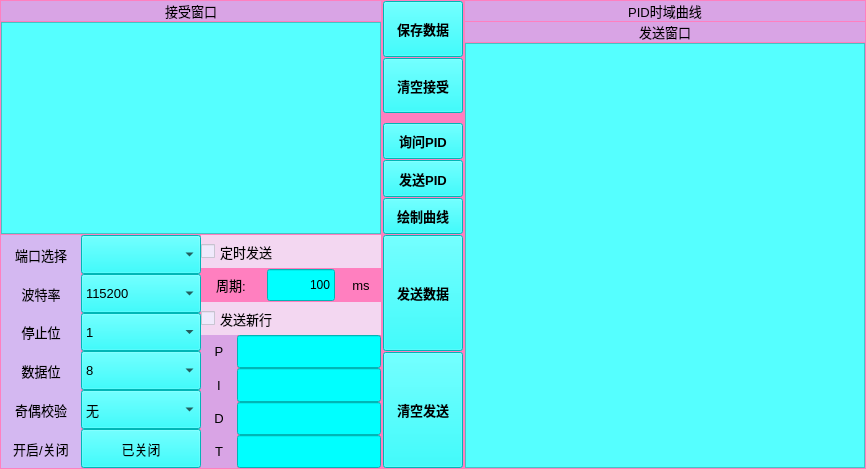
<?xml version="1.0" encoding="UTF-8"?>
<ui version="4.0">
 <class>MainWindow</class>
 <widget class="QMainWindow" name="MainWindow">
  <property name="geometry">
   <rect>
    <x>0</x>
    <y>0</y>
    <width>866</width>
    <height>469</height>
   </rect>
  </property>
  <property name="sizePolicy">
   <sizepolicy hsizetype="Expanding" vsizetype="Expanding">
    <horstretch>0</horstretch>
    <verstretch>0</verstretch>
   </sizepolicy>
  </property>
  <property name="baseSize">
   <size>
    <width>2500</width>
    <height>1800</height>
   </size>
  </property>
  <property name="windowTitle">
   <string>MainWindow</string>
  </property>
  <property name="styleSheet">
   <string notr="true">background-color: rgb(255, 127, 191);</string>
  </property>
  <widget class="QWidget" name="centralWidget">
   <layout class="QGridLayout" name="gridLayout_3" columnstretch="6,1,6">
    <property name="leftMargin">
     <number>1</number>
    </property>
    <property name="topMargin">
     <number>1</number>
    </property>
    <property name="rightMargin">
     <number>1</number>
    </property>
    <property name="bottomMargin">
     <number>1</number>
    </property>
    <property name="spacing">
     <number>2</number>
    </property>
    <item row="0" column="0">
     <layout class="QVBoxLayout" name="verticalLayout_12" stretch="1,1">
      <property name="spacing">
       <number>1</number>
      </property>
      <item>
       <layout class="QVBoxLayout" name="verticalLayout_3">
        <property name="spacing">
         <number>1</number>
        </property>
        <item>
         <widget class="QLabel" name="label">
          <property name="sizePolicy">
           <sizepolicy hsizetype="Expanding" vsizetype="Fixed">
            <horstretch>0</horstretch>
            <verstretch>0</verstretch>
           </sizepolicy>
          </property>
          <property name="font">
           <font>
            <family>Microsoft YaHei UI</family>
            <pointsize>10</pointsize>
           </font>
          </property>
          <property name="styleSheet">
           <string notr="true">background-color: rgba(190, 190, 255, 150);</string>
          </property>
          <property name="text">
           <string>接受窗口</string>
          </property>
          <property name="alignment">
           <set>Qt::AlignCenter</set>
          </property>
         </widget>
        </item>
        <item>
         <widget class="QTextBrowser" name="RecieveText">
          <property name="styleSheet">
           <string notr="true">background-color: rgb(85, 255, 255);</string>
          </property>
         </widget>
        </item>
       </layout>
      </item>
      <item>
       <layout class="QHBoxLayout" name="horizontalLayout_2" stretch="1,0">
        <property name="spacing">
         <number>0</number>
        </property>
        <item>
         <layout class="QGridLayout" name="gridLayout" rowstretch="1,1,1,1,1,1">
          <property name="spacing">
           <number>0</number>
          </property>
          <item row="3" column="0">
           <widget class="QLabel" name="Data">
            <property name="sizePolicy">
             <sizepolicy hsizetype="Expanding" vsizetype="Preferred">
              <horstretch>0</horstretch>
              <verstretch>0</verstretch>
             </sizepolicy>
            </property>
            <property name="font">
             <font>
              <family>Microsoft YaHei UI</family>
              <pointsize>10</pointsize>
              <weight>50</weight>
              <bold>false</bold>
             </font>
            </property>
            <property name="styleSheet">
             <string notr="true">background-color: rgba(200, 200, 255, 200);</string>
            </property>
            <property name="text">
             <string>数据位</string>
            </property>
            <property name="alignment">
             <set>Qt::AlignCenter</set>
            </property>
           </widget>
          </item>
          <item row="4" column="1">
           <widget class="QComboBox" name="EOCheck">
            <property name="sizePolicy">
             <sizepolicy hsizetype="Expanding" vsizetype="Preferred">
              <horstretch>0</horstretch>
              <verstretch>0</verstretch>
             </sizepolicy>
            </property>
            <property name="font">
             <font>
              <family>Microsoft YaHei UI</family>
              <pointsize>10</pointsize>
              <weight>50</weight>
              <bold>false</bold>
             </font>
            </property>
            <property name="styleSheet">
             <string notr="true">background-color: rgb(0, 255, 255);</string>
            </property>
            <item>
             <property name="text">
              <string>无</string>
             </property>
            </item>
            <item>
             <property name="text">
              <string>奇校验</string>
             </property>
            </item>
            <item>
             <property name="text">
              <string>偶校验</string>
             </property>
            </item>
           </widget>
          </item>
          <item row="2" column="0">
           <widget class="QLabel" name="Stop">
            <property name="sizePolicy">
             <sizepolicy hsizetype="Expanding" vsizetype="Preferred">
              <horstretch>0</horstretch>
              <verstretch>0</verstretch>
             </sizepolicy>
            </property>
            <property name="font">
             <font>
              <family>Microsoft YaHei UI</family>
              <pointsize>10</pointsize>
              <weight>50</weight>
              <bold>false</bold>
             </font>
            </property>
            <property name="styleSheet">
             <string notr="true">background-color: rgba(200, 200, 255, 200);</string>
            </property>
            <property name="text">
             <string>停止位</string>
            </property>
            <property name="alignment">
             <set>Qt::AlignCenter</set>
            </property>
           </widget>
          </item>
          <item row="0" column="1">
           <widget class="QComboBox" name="PortNum">
            <property name="sizePolicy">
             <sizepolicy hsizetype="Expanding" vsizetype="Preferred">
              <horstretch>0</horstretch>
              <verstretch>0</verstretch>
             </sizepolicy>
            </property>
            <property name="font">
             <font>
              <family>Microsoft YaHei UI</family>
              <pointsize>10</pointsize>
              <weight>50</weight>
              <bold>false</bold>
             </font>
            </property>
            <property name="styleSheet">
             <string notr="true">background-color: rgb(0, 255, 255);</string>
            </property>
           </widget>
          </item>
          <item row="4" column="0">
           <widget class="QLabel" name="EvenOdd">
            <property name="sizePolicy">
             <sizepolicy hsizetype="Expanding" vsizetype="Preferred">
              <horstretch>0</horstretch>
              <verstretch>0</verstretch>
             </sizepolicy>
            </property>
            <property name="font">
             <font>
              <family>Microsoft YaHei UI</family>
              <pointsize>10</pointsize>
              <weight>50</weight>
              <bold>false</bold>
             </font>
            </property>
            <property name="styleSheet">
             <string notr="true">background-color: rgba(200, 200, 255, 200);</string>
            </property>
            <property name="text">
             <string>奇偶校验</string>
            </property>
            <property name="alignment">
             <set>Qt::AlignCenter</set>
            </property>
           </widget>
          </item>
          <item row="0" column="0">
           <widget class="QLabel" name="Port">
            <property name="sizePolicy">
             <sizepolicy hsizetype="Expanding" vsizetype="Preferred">
              <horstretch>0</horstretch>
              <verstretch>0</verstretch>
             </sizepolicy>
            </property>
            <property name="minimumSize">
             <size>
              <width>80</width>
              <height>30</height>
             </size>
            </property>
            <property name="font">
             <font>
              <family>Microsoft YaHei UI</family>
              <pointsize>10</pointsize>
              <weight>50</weight>
              <bold>false</bold>
             </font>
            </property>
            <property name="styleSheet">
             <string notr="true">background-color: rgba(200, 200, 255, 200);</string>
            </property>
            <property name="text">
             <string>端口选择</string>
            </property>
            <property name="alignment">
             <set>Qt::AlignCenter</set>
            </property>
           </widget>
          </item>
          <item row="1" column="0">
           <widget class="QLabel" name="Baud">
            <property name="sizePolicy">
             <sizepolicy hsizetype="Expanding" vsizetype="Preferred">
              <horstretch>0</horstretch>
              <verstretch>0</verstretch>
             </sizepolicy>
            </property>
            <property name="minimumSize">
             <size>
              <width>80</width>
              <height>30</height>
             </size>
            </property>
            <property name="font">
             <font>
              <family>Microsoft YaHei UI</family>
              <pointsize>10</pointsize>
              <weight>50</weight>
              <bold>false</bold>
             </font>
            </property>
            <property name="styleSheet">
             <string notr="true">background-color: rgba(200, 200, 255, 200);</string>
            </property>
            <property name="text">
             <string>波特率</string>
            </property>
            <property name="alignment">
             <set>Qt::AlignCenter</set>
            </property>
           </widget>
          </item>
          <item row="2" column="1">
           <widget class="QComboBox" name="StopBit">
            <property name="sizePolicy">
             <sizepolicy hsizetype="Expanding" vsizetype="Preferred">
              <horstretch>0</horstretch>
              <verstretch>0</verstretch>
             </sizepolicy>
            </property>
            <property name="minimumSize">
             <size>
              <width>120</width>
              <height>0</height>
             </size>
            </property>
            <property name="font">
             <font>
              <family>Microsoft YaHei UI</family>
              <pointsize>10</pointsize>
              <weight>50</weight>
              <bold>false</bold>
             </font>
            </property>
            <property name="styleSheet">
             <string notr="true">background-color: rgb(0, 255, 255);</string>
            </property>
            <item>
             <property name="text">
              <string>1</string>
             </property>
            </item>
            <item>
             <property name="text">
              <string>1.5</string>
             </property>
            </item>
            <item>
             <property name="text">
              <string>2</string>
             </property>
            </item>
           </widget>
          </item>
          <item row="3" column="1">
           <widget class="QComboBox" name="DataBit">
            <property name="sizePolicy">
             <sizepolicy hsizetype="Expanding" vsizetype="Preferred">
              <horstretch>0</horstretch>
              <verstretch>0</verstretch>
             </sizepolicy>
            </property>
            <property name="font">
             <font>
              <family>Microsoft YaHei UI</family>
              <pointsize>10</pointsize>
              <weight>50</weight>
              <bold>false</bold>
             </font>
            </property>
            <property name="styleSheet">
             <string notr="true">background-color: rgb(0, 255, 255);</string>
            </property>
            <item>
             <property name="text">
              <string>8</string>
             </property>
            </item>
            <item>
             <property name="text">
              <string>7</string>
             </property>
            </item>
            <item>
             <property name="text">
              <string>6</string>
             </property>
            </item>
            <item>
             <property name="text">
              <string>5</string>
             </property>
            </item>
           </widget>
          </item>
          <item row="1" column="1">
           <widget class="QComboBox" name="BaudRatio">
            <property name="sizePolicy">
             <sizepolicy hsizetype="Expanding" vsizetype="Preferred">
              <horstretch>0</horstretch>
              <verstretch>0</verstretch>
             </sizepolicy>
            </property>
            <property name="font">
             <font>
              <family>Microsoft YaHei UI</family>
              <pointsize>10</pointsize>
              <weight>50</weight>
              <bold>false</bold>
             </font>
            </property>
            <property name="styleSheet">
             <string notr="true">background-color: rgb(0, 255, 255);</string>
            </property>
            <property name="currentIndex">
             <number>10</number>
            </property>
            <item>
             <property name="text">
              <string>1200</string>
             </property>
            </item>
            <item>
             <property name="text">
              <string>2400</string>
             </property>
            </item>
            <item>
             <property name="text">
              <string>4800</string>
             </property>
            </item>
            <item>
             <property name="text">
              <string>9600</string>
             </property>
            </item>
            <item>
             <property name="text">
              <string>14400</string>
             </property>
            </item>
            <item>
             <property name="text">
              <string>19200</string>
             </property>
            </item>
            <item>
             <property name="text">
              <string>38400</string>
             </property>
            </item>
            <item>
             <property name="text">
              <string>43000</string>
             </property>
            </item>
            <item>
             <property name="text">
              <string>57600</string>
             </property>
            </item>
            <item>
             <property name="text">
              <string>76800</string>
             </property>
            </item>
            <item>
             <property name="text">
              <string>115200</string>
             </property>
            </item>
            <item>
             <property name="text">
              <string>128000</string>
             </property>
            </item>
            <item>
             <property name="text">
              <string>230400</string>
             </property>
            </item>
            <item>
             <property name="text">
              <string>256000</string>
             </property>
            </item>
            <item>
             <property name="text">
              <string>460800</string>
             </property>
            </item>
            <item>
             <property name="text">
              <string>921600</string>
             </property>
            </item>
            <item>
             <property name="text">
              <string>1382400</string>
             </property>
            </item>
           </widget>
          </item>
          <item row="5" column="0">
           <widget class="QLabel" name="Switch">
            <property name="sizePolicy">
             <sizepolicy hsizetype="Expanding" vsizetype="Preferred">
              <horstretch>0</horstretch>
              <verstretch>0</verstretch>
             </sizepolicy>
            </property>
            <property name="minimumSize">
             <size>
              <width>0</width>
              <height>0</height>
             </size>
            </property>
            <property name="baseSize">
             <size>
              <width>0</width>
              <height>30</height>
             </size>
            </property>
            <property name="font">
             <font>
              <family>Microsoft YaHei UI</family>
              <pointsize>10</pointsize>
              <weight>50</weight>
              <bold>false</bold>
             </font>
            </property>
            <property name="styleSheet">
             <string notr="true">background-color: rgba(200, 200, 255, 200);</string>
            </property>
            <property name="text">
             <string>开启/关闭</string>
            </property>
            <property name="alignment">
             <set>Qt::AlignCenter</set>
            </property>
           </widget>
          </item>
          <item row="5" column="1">
           <widget class="QPushButton" name="OpenAll">
            <property name="sizePolicy">
             <sizepolicy hsizetype="Expanding" vsizetype="Preferred">
              <horstretch>0</horstretch>
              <verstretch>0</verstretch>
             </sizepolicy>
            </property>
            <property name="font">
             <font>
              <family>Microsoft YaHei UI</family>
              <pointsize>10</pointsize>
             </font>
            </property>
            <property name="styleSheet">
             <string notr="true">background-color: rgb(0, 255, 255);</string>
            </property>
            <property name="text">
             <string>已关闭</string>
            </property>
            <property name="autoDefault">
             <bool>false</bool>
            </property>
            <property name="default">
             <bool>false</bool>
            </property>
            <property name="flat">
             <bool>false</bool>
            </property>
           </widget>
          </item>
         </layout>
        </item>
        <item>
         <layout class="QVBoxLayout" name="verticalLayout_2" stretch="3,4">
          <property name="spacing">
           <number>0</number>
          </property>
          <item>
           <layout class="QVBoxLayout" name="verticalLayout" stretch="1,1,1">
            <property name="spacing">
             <number>1</number>
            </property>
            <item>
             <widget class="QCheckBox" name="CheckTime">
              <property name="sizePolicy">
               <sizepolicy hsizetype="Expanding" vsizetype="Preferred">
                <horstretch>0</horstretch>
                <verstretch>0</verstretch>
               </sizepolicy>
              </property>
              <property name="font">
               <font>
                <family>Microsoft YaHei UI</family>
                <pointsize>10</pointsize>
               </font>
              </property>
              <property name="styleSheet">
               <string notr="true">background-color: rgba(240, 240, 255, 200);</string>
              </property>
              <property name="text">
               <string>定时发送</string>
              </property>
             </widget>
            </item>
            <item>
             <layout class="QHBoxLayout" name="horizontalLayout" stretch="0,5,2">
              <item>
               <widget class="QLabel" name="Pariod">
                <property name="sizePolicy">
                 <sizepolicy hsizetype="Fixed" vsizetype="Preferred">
                  <horstretch>0</horstretch>
                  <verstretch>0</verstretch>
                 </sizepolicy>
                </property>
                <property name="minimumSize">
                 <size>
                  <width>60</width>
                  <height>0</height>
                 </size>
                </property>
                <property name="baseSize">
                 <size>
                  <width>80</width>
                  <height>0</height>
                 </size>
                </property>
                <property name="font">
                 <font>
                  <family>Microsoft YaHei UI</family>
                  <pointsize>10</pointsize>
                 </font>
                </property>
                <property name="text">
                 <string>周期:</string>
                </property>
                <property name="alignment">
                 <set>Qt::AlignCenter</set>
                </property>
               </widget>
              </item>
              <item>
               <widget class="QLineEdit" name="TimeSet">
                <property name="sizePolicy">
                 <sizepolicy hsizetype="Expanding" vsizetype="Preferred">
                  <horstretch>0</horstretch>
                  <verstretch>0</verstretch>
                 </sizepolicy>
                </property>
                <property name="baseSize">
                 <size>
                  <width>40</width>
                  <height>0</height>
                 </size>
                </property>
                <property name="layoutDirection">
                 <enum>Qt::LeftToRight</enum>
                </property>
                <property name="styleSheet">
                 <string notr="true">background-color: rgb(0, 255, 255);</string>
                </property>
                <property name="text">
                 <string>100</string>
                </property>
                <property name="alignment">
                 <set>Qt::AlignRight|Qt::AlignTrailing|Qt::AlignVCenter</set>
                </property>
               </widget>
              </item>
              <item>
               <widget class="QLabel" name="ms">
                <property name="sizePolicy">
                 <sizepolicy hsizetype="Expanding" vsizetype="Preferred">
                  <horstretch>0</horstretch>
                  <verstretch>0</verstretch>
                 </sizepolicy>
                </property>
                <property name="minimumSize">
                 <size>
                  <width>40</width>
                  <height>0</height>
                 </size>
                </property>
                <property name="font">
                 <font>
                  <family>Microsoft YaHei UI</family>
                  <pointsize>10</pointsize>
                 </font>
                </property>
                <property name="text">
                 <string>ms</string>
                </property>
                <property name="alignment">
                 <set>Qt::AlignCenter</set>
                </property>
               </widget>
              </item>
             </layout>
            </item>
            <item>
             <widget class="QCheckBox" name="CheckNewLine">
              <property name="sizePolicy">
               <sizepolicy hsizetype="Expanding" vsizetype="Preferred">
                <horstretch>0</horstretch>
                <verstretch>0</verstretch>
               </sizepolicy>
              </property>
              <property name="minimumSize">
               <size>
                <width>160</width>
                <height>25</height>
               </size>
              </property>
              <property name="font">
               <font>
                <family>Microsoft YaHei UI</family>
                <pointsize>10</pointsize>
               </font>
              </property>
              <property name="styleSheet">
               <string notr="true">background-color: rgba(240, 240, 255, 200);</string>
              </property>
              <property name="text">
               <string>发送新行</string>
              </property>
             </widget>
            </item>
           </layout>
          </item>
          <item>
           <layout class="QGridLayout" name="gridLayout_2" columnstretch="1,4">
            <property name="spacing">
             <number>0</number>
            </property>
            <item row="0" column="0">
             <widget class="QLabel" name="label_3">
              <property name="sizePolicy">
               <sizepolicy hsizetype="Expanding" vsizetype="Preferred">
                <horstretch>0</horstretch>
                <verstretch>0</verstretch>
               </sizepolicy>
              </property>
              <property name="minimumSize">
               <size>
                <width>20</width>
                <height>0</height>
               </size>
              </property>
              <property name="font">
               <font>
                <family>Microsoft YaHei UI</family>
                <pointsize>10</pointsize>
               </font>
              </property>
              <property name="styleSheet">
               <string notr="true">background-color: rgba(190, 190, 255, 150);</string>
              </property>
              <property name="text">
               <string>P</string>
              </property>
              <property name="alignment">
               <set>Qt::AlignCenter</set>
              </property>
             </widget>
            </item>
            <item row="0" column="1">
             <widget class="QLineEdit" name="SettingP">
              <property name="sizePolicy">
               <sizepolicy hsizetype="Expanding" vsizetype="Preferred">
                <horstretch>0</horstretch>
                <verstretch>0</verstretch>
               </sizepolicy>
              </property>
              <property name="minimumSize">
               <size>
                <width>0</width>
                <height>0</height>
               </size>
              </property>
              <property name="styleSheet">
               <string notr="true">background-color: rgb(0, 255, 255);</string>
              </property>
              <property name="alignment">
               <set>Qt::AlignCenter</set>
              </property>
             </widget>
            </item>
            <item row="1" column="0">
             <widget class="QLabel" name="label_4">
              <property name="sizePolicy">
               <sizepolicy hsizetype="Expanding" vsizetype="Preferred">
                <horstretch>0</horstretch>
                <verstretch>0</verstretch>
               </sizepolicy>
              </property>
              <property name="font">
               <font>
                <family>Microsoft YaHei UI</family>
                <pointsize>10</pointsize>
               </font>
              </property>
              <property name="styleSheet">
               <string notr="true">background-color: rgba(190, 190, 255, 150);</string>
              </property>
              <property name="text">
               <string>I</string>
              </property>
              <property name="alignment">
               <set>Qt::AlignCenter</set>
              </property>
             </widget>
            </item>
            <item row="1" column="1">
             <widget class="QLineEdit" name="SettingI">
              <property name="sizePolicy">
               <sizepolicy hsizetype="Expanding" vsizetype="Preferred">
                <horstretch>0</horstretch>
                <verstretch>0</verstretch>
               </sizepolicy>
              </property>
              <property name="styleSheet">
               <string notr="true">background-color: rgb(0, 255, 255);</string>
              </property>
              <property name="alignment">
               <set>Qt::AlignCenter</set>
              </property>
             </widget>
            </item>
            <item row="2" column="0">
             <widget class="QLabel" name="label_5">
              <property name="sizePolicy">
               <sizepolicy hsizetype="Expanding" vsizetype="Preferred">
                <horstretch>0</horstretch>
                <verstretch>0</verstretch>
               </sizepolicy>
              </property>
              <property name="font">
               <font>
                <family>Microsoft YaHei UI</family>
                <pointsize>10</pointsize>
               </font>
              </property>
              <property name="styleSheet">
               <string notr="true">background-color: rgba(190, 190, 255, 150);</string>
              </property>
              <property name="text">
               <string>D</string>
              </property>
              <property name="alignment">
               <set>Qt::AlignCenter</set>
              </property>
             </widget>
            </item>
            <item row="2" column="1">
             <widget class="QLineEdit" name="SettingD">
              <property name="sizePolicy">
               <sizepolicy hsizetype="Expanding" vsizetype="Preferred">
                <horstretch>0</horstretch>
                <verstretch>0</verstretch>
               </sizepolicy>
              </property>
              <property name="styleSheet">
               <string notr="true">background-color: rgb(0, 255, 255);</string>
              </property>
              <property name="alignment">
               <set>Qt::AlignCenter</set>
              </property>
             </widget>
            </item>
            <item row="3" column="0">
             <widget class="QLabel" name="label_6">
              <property name="sizePolicy">
               <sizepolicy hsizetype="Expanding" vsizetype="Preferred">
                <horstretch>0</horstretch>
                <verstretch>0</verstretch>
               </sizepolicy>
              </property>
              <property name="font">
               <font>
                <family>Microsoft YaHei UI</family>
                <pointsize>10</pointsize>
               </font>
              </property>
              <property name="styleSheet">
               <string notr="true">background-color: rgba(190, 190, 255, 150);</string>
              </property>
              <property name="text">
               <string>T</string>
              </property>
              <property name="alignment">
               <set>Qt::AlignCenter</set>
              </property>
             </widget>
            </item>
            <item row="3" column="1">
             <widget class="QLineEdit" name="SettingT">
              <property name="sizePolicy">
               <sizepolicy hsizetype="Expanding" vsizetype="Preferred">
                <horstretch>0</horstretch>
                <verstretch>0</verstretch>
               </sizepolicy>
              </property>
              <property name="styleSheet">
               <string notr="true">background-color: rgb(0, 255, 255);</string>
              </property>
              <property name="alignment">
               <set>Qt::AlignCenter</set>
              </property>
             </widget>
            </item>
           </layout>
          </item>
         </layout>
        </item>
       </layout>
      </item>
     </layout>
    </item>
    <item row="0" column="1">
     <layout class="QVBoxLayout" name="verticalLayout_13" stretch="1,1">
      <property name="spacing">
       <number>1</number>
      </property>
      <item>
       <layout class="QVBoxLayout" name="verticalLayout_9">
        <property name="spacing">
         <number>10</number>
        </property>
        <item>
         <layout class="QVBoxLayout" name="verticalLayout_7">
          <property name="spacing">
           <number>1</number>
          </property>
          <item>
           <widget class="QPushButton" name="SaveRecieve">
            <property name="sizePolicy">
             <sizepolicy hsizetype="Fixed" vsizetype="Preferred">
              <horstretch>0</horstretch>
              <verstretch>0</verstretch>
             </sizepolicy>
            </property>
            <property name="font">
             <font>
              <family>Microsoft YaHei UI</family>
              <pointsize>10</pointsize>
              <weight>75</weight>
              <bold>true</bold>
             </font>
            </property>
            <property name="styleSheet">
             <string notr="true">background-color: rgb(0, 255, 255);</string>
            </property>
            <property name="text">
             <string>保存数据</string>
            </property>
           </widget>
          </item>
          <item>
           <widget class="QPushButton" name="ClearRecieve">
            <property name="sizePolicy">
             <sizepolicy hsizetype="Fixed" vsizetype="Preferred">
              <horstretch>0</horstretch>
              <verstretch>0</verstretch>
             </sizepolicy>
            </property>
            <property name="font">
             <font>
              <family>Microsoft YaHei UI</family>
              <pointsize>10</pointsize>
              <weight>75</weight>
              <bold>true</bold>
             </font>
            </property>
            <property name="styleSheet">
             <string notr="true">background-color: rgb(0, 255, 255);</string>
            </property>
            <property name="text">
             <string>清空接受</string>
            </property>
           </widget>
          </item>
         </layout>
        </item>
        <item>
         <layout class="QVBoxLayout" name="verticalLayout_8">
          <property name="spacing">
           <number>1</number>
          </property>
          <item>
           <widget class="QPushButton" name="PIDRead">
            <property name="sizePolicy">
             <sizepolicy hsizetype="Fixed" vsizetype="Preferred">
              <horstretch>0</horstretch>
              <verstretch>0</verstretch>
             </sizepolicy>
            </property>
            <property name="font">
             <font>
              <family>Microsoft YaHei UI</family>
              <pointsize>10</pointsize>
              <weight>75</weight>
              <bold>true</bold>
             </font>
            </property>
            <property name="styleSheet">
             <string notr="true">background-color: rgb(0, 255, 255);</string>
            </property>
            <property name="text">
             <string>询问PID</string>
            </property>
           </widget>
          </item>
          <item>
           <widget class="QPushButton" name="PIDSend">
            <property name="sizePolicy">
             <sizepolicy hsizetype="Fixed" vsizetype="Preferred">
              <horstretch>0</horstretch>
              <verstretch>0</verstretch>
             </sizepolicy>
            </property>
            <property name="font">
             <font>
              <family>Microsoft YaHei UI</family>
              <pointsize>10</pointsize>
              <weight>75</weight>
              <bold>true</bold>
             </font>
            </property>
            <property name="styleSheet">
             <string notr="true">background-color: rgb(0, 255, 255);</string>
            </property>
            <property name="text">
             <string>发送PID</string>
            </property>
           </widget>
          </item>
          <item>
           <widget class="QPushButton" name="PIDPlot">
            <property name="sizePolicy">
             <sizepolicy hsizetype="Fixed" vsizetype="Preferred">
              <horstretch>0</horstretch>
              <verstretch>0</verstretch>
             </sizepolicy>
            </property>
            <property name="baseSize">
             <size>
              <width>0</width>
              <height>0</height>
             </size>
            </property>
            <property name="font">
             <font>
              <family>Microsoft YaHei UI</family>
              <pointsize>10</pointsize>
              <weight>75</weight>
              <bold>true</bold>
             </font>
            </property>
            <property name="styleSheet">
             <string notr="true">background-color: rgb(0, 255, 255);</string>
            </property>
            <property name="text">
             <string>绘制曲线</string>
            </property>
           </widget>
          </item>
         </layout>
        </item>
       </layout>
      </item>
      <item>
       <layout class="QVBoxLayout" name="verticalLayout_10">
        <property name="spacing">
         <number>1</number>
        </property>
        <item>
         <widget class="QPushButton" name="SendData">
          <property name="sizePolicy">
           <sizepolicy hsizetype="Fixed" vsizetype="Preferred">
            <horstretch>0</horstretch>
            <verstretch>0</verstretch>
           </sizepolicy>
          </property>
          <property name="baseSize">
           <size>
            <width>0</width>
            <height>0</height>
           </size>
          </property>
          <property name="font">
           <font>
            <family>Microsoft YaHei UI</family>
            <pointsize>10</pointsize>
            <weight>75</weight>
            <bold>true</bold>
           </font>
          </property>
          <property name="layoutDirection">
           <enum>Qt::LeftToRight</enum>
          </property>
          <property name="styleSheet">
           <string notr="true">background-color: rgb(0, 255, 255);</string>
          </property>
          <property name="text">
           <string>发送数据</string>
          </property>
         </widget>
        </item>
        <item>
         <widget class="QPushButton" name="ClearSend">
          <property name="sizePolicy">
           <sizepolicy hsizetype="Fixed" vsizetype="Preferred">
            <horstretch>0</horstretch>
            <verstretch>0</verstretch>
           </sizepolicy>
          </property>
          <property name="font">
           <font>
            <family>Microsoft YaHei UI</family>
            <pointsize>10</pointsize>
            <weight>75</weight>
            <bold>true</bold>
           </font>
          </property>
          <property name="styleSheet">
           <string notr="true">background-color: rgb(0, 255, 255);</string>
          </property>
          <property name="text">
           <string>清空发送</string>
          </property>
         </widget>
        </item>
       </layout>
      </item>
     </layout>
    </item>
    <item row="0" column="2">
     <layout class="QVBoxLayout" name="verticalLayout_11" stretch="1,1">
      <property name="spacing">
       <number>1</number>
      </property>
      <property name="sizeConstraint">
       <enum>QLayout::SetDefaultConstraint</enum>
      </property>
      <item>
       <layout class="QVBoxLayout" name="verticalLayout_6" stretch="1,10">
        <property name="spacing">
         <number>1</number>
        </property>
        <item>
         <widget class="QLabel" name="label_7">
          <property name="sizePolicy">
           <sizepolicy hsizetype="Expanding" vsizetype="Fixed">
            <horstretch>0</horstretch>
            <verstretch>0</verstretch>
           </sizepolicy>
          </property>
          <property name="font">
           <font>
            <family>Microsoft YaHei UI</family>
            <pointsize>10</pointsize>
           </font>
          </property>
          <property name="styleSheet">
           <string notr="true">background-color: rgba(190, 190, 255, 150);</string>
          </property>
          <property name="text">
           <string>PID时域曲线</string>
          </property>
          <property name="alignment">
           <set>Qt::AlignCenter</set>
          </property>
         </widget>
        </item>
        <item>
         <layout class="QVBoxLayout" name="verticalLayout_5">
          <property name="spacing">
           <number>1</number>
          </property>
         </layout>
        </item>
       </layout>
      </item>
      <item>
       <layout class="QVBoxLayout" name="verticalLayout_4">
        <property name="spacing">
         <number>1</number>
        </property>
        <item>
         <widget class="QLabel" name="label_2">
          <property name="sizePolicy">
           <sizepolicy hsizetype="Expanding" vsizetype="Fixed">
            <horstretch>0</horstretch>
            <verstretch>0</verstretch>
           </sizepolicy>
          </property>
          <property name="font">
           <font>
            <family>Microsoft YaHei UI</family>
            <pointsize>10</pointsize>
           </font>
          </property>
          <property name="styleSheet">
           <string notr="true">background-color: rgba(190, 190, 255, 150);</string>
          </property>
          <property name="text">
           <string>发送窗口</string>
          </property>
          <property name="alignment">
           <set>Qt::AlignCenter</set>
          </property>
         </widget>
        </item>
        <item>
         <widget class="QTextEdit" name="SendText">
          <property name="minimumSize">
           <size>
            <width>400</width>
            <height>200</height>
           </size>
          </property>
          <property name="baseSize">
           <size>
            <width>600</width>
            <height>250</height>
           </size>
          </property>
          <property name="styleSheet">
           <string notr="true">background-color: rgb(85, 255, 255);</string>
          </property>
          <property name="readOnly">
           <bool>false</bool>
          </property>
         </widget>
        </item>
       </layout>
      </item>
     </layout>
    </item>
   </layout>
  </widget>
 </widget>
 <layoutdefault spacing="6" margin="11"/>
 <resources/>
 <connections/>
</ui>
